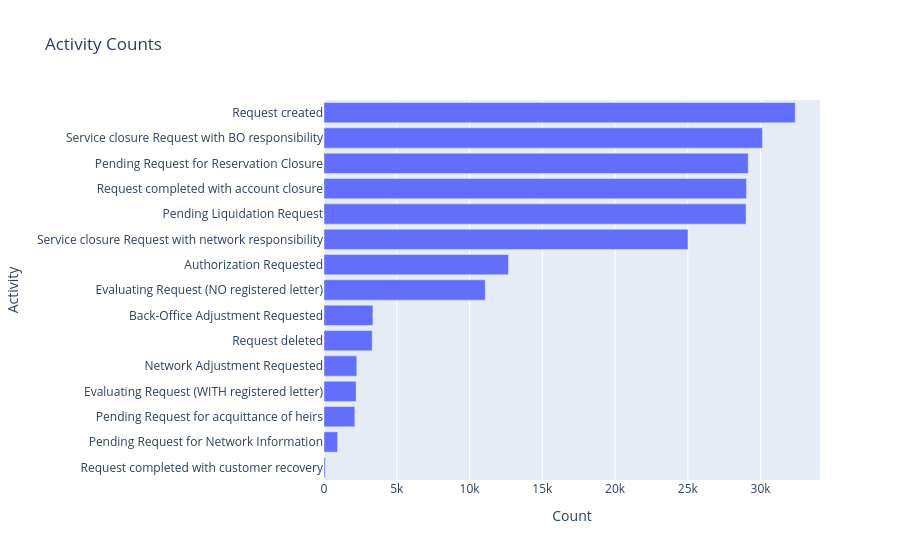

The notebook cell saved with this chart:
### Code cell
activity_plot = kairo.plot_activity_counts(stats)
activity_plot.show()

### Figure 1 — Plotly figure (JSON) as saved in the notebook; plotly's stock layout.template omitted (floating-point values rounded to 4 significant figures)
{"data": [{"hovertemplate": "Count=%{x}<br>Activity=%{y}<extra></extra>", "legendgroup": "", "marker": {"color": "#636efa", "pattern": {"shape": ""}}, "name": "", "orientation": "h", "showlegend": false, "textposition": "auto", "type": "bar", "x": [32377, 30130, 29151, 29031, 29000, 25009, 12675, 11080, 3363, 3312, 2252, 2207, 2119, 929, 86], "xaxis": "x", "y": ["Request created", "Service closure Request with BO responsibility", "Pending Request for Reservation Closure", "Request completed with account closure", "Pending Liquidation Request", "Service closure Request with network responsibility", "Authorization Requested", "Evaluating Request (NO registered letter)", "Back-Office Adjustment Requested", "Request deleted", "Network Adjustment Requested", "Evaluating Request (WITH registered letter)", "Pending Request for acquittance of heirs", "Pending Request for Network Information", "Request completed with customer recovery"], "yaxis": "y"}], "layout": {"barmode": "relative", "legend": {"tracegroupgap": 0}, "title": {"text": "Activity Counts"}, "xaxis": {"anchor": "y", "domain": [0, 1], "title": {"text": "Count"}}, "yaxis": {"anchor": "x", "autorange": "reversed", "domain": [0, 1], "title": {"text": "Activity"}}}}
